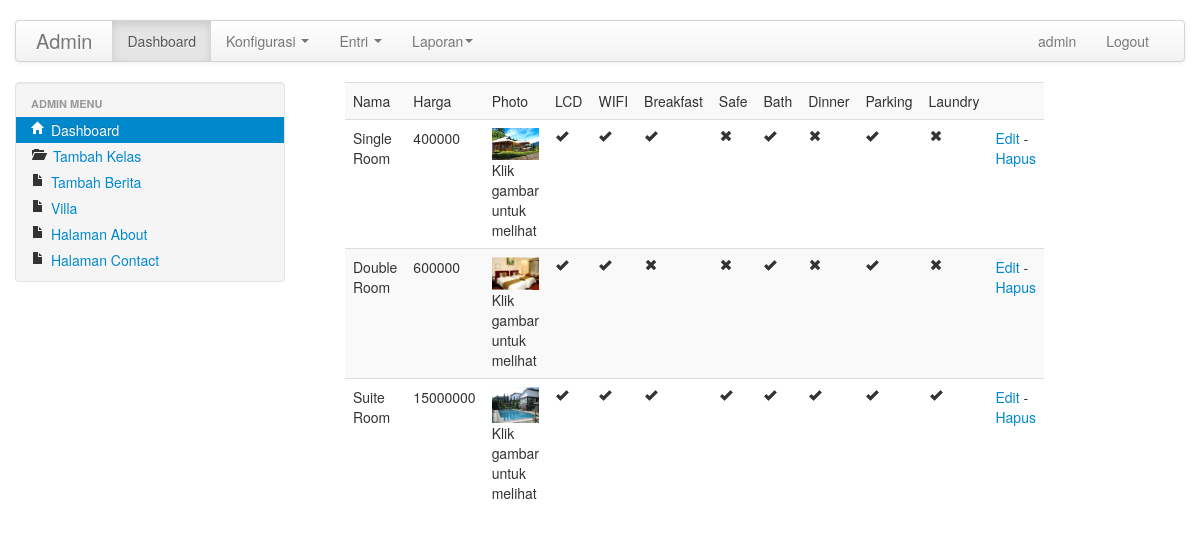
/admin/index.php?p=class (signed in), run on the app's committed database.
### tables this page shows
CREATE TABLE IF NOT EXISTS `class` (
  `idclass` int(10) NOT NULL AUTO_INCREMENT,
  `title` varchar(40) NOT NULL,
  `price` varchar(20) NOT NULL,
  `description` longtext NOT NULL,
  `photoclass` varchar(50) NOT NULL,
  PRIMARY KEY (`idclass`)
);

### config.php (called while the page is built, shortened)
<?php
$basefolder="vcorner";
$base_url="http://localhost/".$basefolder."/";
?>

### includes/functions/publicfunc.php (called while the page is built, shortened)
<?php
return true;
?>
<?php
function _replacenull($str,$str2)
{
	if(empty($str) || $str=="")
	{
		return $str2;
	}else{
		return $str;
	}
}
?>

### admin/pages/class.php (the view, shortened to what this page needs)
<span class="span4">
<table width="100%" border="0" cellspacing="0" cellpadding="0" class="table table-striped">
  <tr>
    <td>Nama</td>
    <td>Harga</td>
    <td>Photo</td>
    <td>LCD</td>
    <td>WIFI</td>
    <td>Breakfast</td>
    <td>Safe</td>
    <td>Bath</td>
    <td>Dinner</td>
    <td>Parking</td>
    <td>Laundry</td>
    <td>&nbsp;</td>
  </tr>
  <?php
  $rw=mysql_query("Select * from class");
  while($s=mysql_fetch_array($rw))
  {
	  $photo=$base_url."uploads/images/".$s['photoclass'];
  ?>
  <tr>
    <td><?php echo $s['title']; ?></td>
    <td><?php echo $s['price']; ?></td>
    <td><div class="picture">
    <a href="<?php echo $photo; ?>" data-rel="prettyPhoto" title=""><span class="magnify"></span><img src="<?php echo $photo; ?>" alt="<?php echo $s['title']; ?>" class="scale-with-grid" width="90" height="90"></a><em></em>
   <span>Klik gambar untuk melihat</span>
    </div></td>
    <?php
			$m1=mysql_query("Select status from facilities where idclass='".$s['idclass']."' and fac='lcd'");
			$mk1=mysql_fetch_array($m1);
			echo '<td>
				'._toimg(_replacenull($mk1['status'],'0')).'
			    </td>  ';
	?>
    <?php
			$m1=mysql_query("Select status from facilities where idclass='".$s['idclass']."' and fac='wifi'");
			$mk1=mysql_fetch_array($m1);
			echo '<td>
				'._toimg(_replacenull($mk1['status'],'0')).'
			    </td>  ';
	?>
    <?php
			$m1=mysql_query("Select status from facilities where idclass='".$s['idclass']."' and fac='breakfast'");
			$mk1=mysql_fetch_array($m1);
			echo '<td>
				'._toimg(_replacenull($mk1['status'],'0')).'
			    </td>  ';
	?>
    <?php
			$m1=mysql_query("Select status from facilities where idclass='".$s['idclass']."' and fac='safe'");
			$mk1=mysql_fetch_array($m1);
			echo '<td>
				'._toimg(_replacenull($mk1['status'],'0')).'
			    </td>  ';
	?>
    <?php
			$m1=mysql_query("Select status from facilities where idclass='".$s['idclass']."' and fac='bath'");
			$mk1=mysql_fetch_array($m1);
			echo '<td>
				'._toimg(_replacenull($mk1['status'],'0')).'
			    </td>  ';
	?>
    <?php
			$m1=mysql_query("Select status from facilities where idclass='".$s['idclass']."' and fac='dinner'");
			$mk1=mysql_fetch_array($m1);
			echo '<td>
				'._toimg(_replacenull($mk1['status'],'0')).'
			    </td>  ';
	?>
    <?php
			$m1=mysql_query("Select status from facilities where idclass='".$s['idclass']."' and fac='parking'");
			$mk1=mysql_fetch_array($m1);
			echo '<td>
				'._toimg(_replacenull($mk1['status'],'0')).'
			    </td>  ';
	?>
    <?php
			$m1=mysql_query("Select status from facilities where idclass='".$s['idclass']."' and fac='laundry'");
			$mk1=mysql_fetch_array($m1);
			echo '<td>
				'._toimg(_replacenull($mk1['status'],'0')).'
			    </td>  ';
	?>
    <td><a href="?p=class-edit&id=<?php echo sha1($s['idclass']); ?>&act=<?php echo $s['idclass']; ?>">Edit</a> - <a href="?p=class&del=1&id=<?php echo sha1($s['idclass']); ?>">Hapus</a></td>
  </tr>
  <?php
  }
  ?>
</table>
</span>
<?php
function _toimg($str)
{
	$im="";
	if($str=="0")
	{
		$im='<i class="icon-remove">';
	}elseif($str=="1")
	{
		$im= '<i class="icon-ok">';
	}
	return $im;
}
?>

### admin/css/site.css (style rules this page uses)
body { padding-top:20px; padding-bottom:20px; }

### data on the page
class: title "Single Room", price "400000", photoclass (picture)
class: title "Double Room", price "600000", photoclass (picture)
class: title "Suite Room", price "15000000", photoclass (picture)

### other printed values
$_SESSION['user'] "admin"
